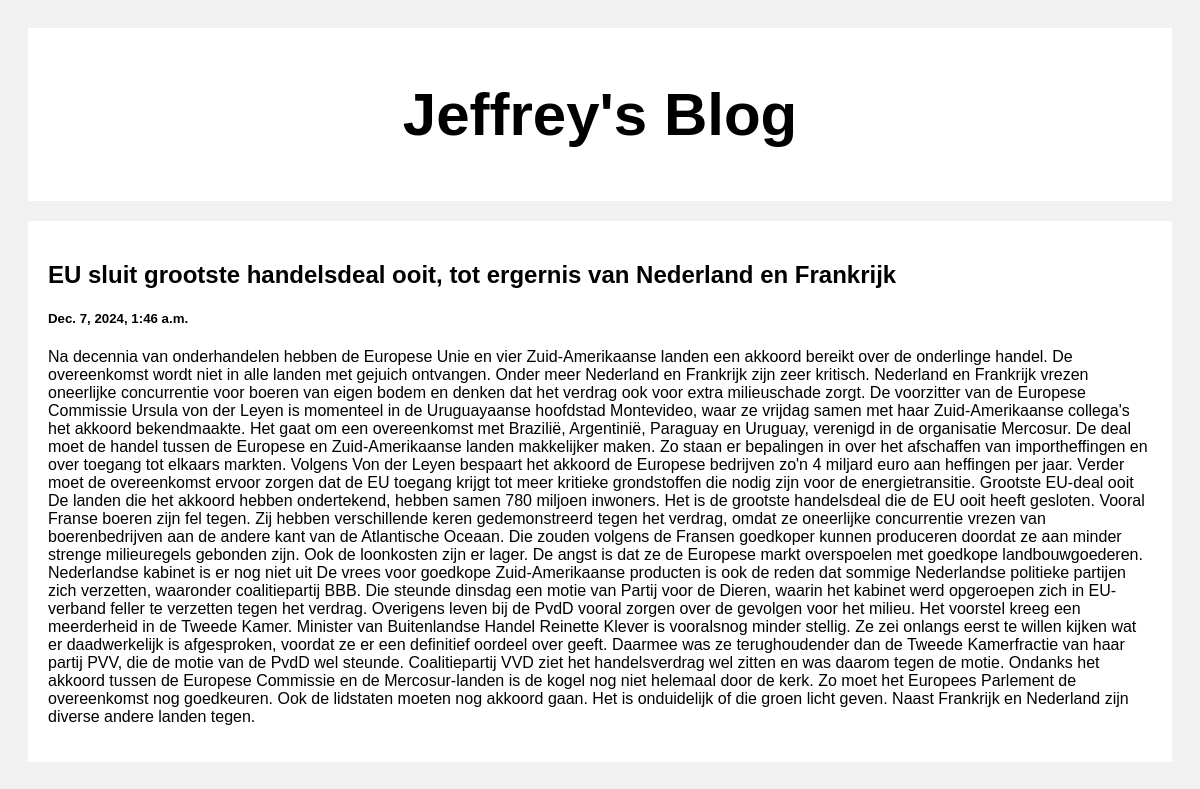
The page /posts/2 on the database its author committed.
### BlogApp/models.py (models this page shows, shortened)
class Post(models.Model):
    title = models.CharField(max_length=100)
    body = models.CharField(max_length=100000)
    created_at = models.DateTimeField(default=datetime.now, blank=True)

### BlogApp/views.py (the view)
# urls.py: path('posts/<str:pk>', views.post, name="post"),
def post(request, pk):
    single_post = Post.objects.get(id=pk)
    return render(request, 'post.html', {'single_post': single_post})

### templates/post.html (shortened to what this page needs)
<!DOCTYPE html>
<html>
<head>
</head>
<body>
<div class="header">
    <h2>Jeffrey's Blog</h2>
</div>
<div class="row">
    <div class="leftcolumn">
        <div class="card">
                <h2>{{ single_post.title }}</h2>
                <h5>{{ single_post.created_at }}</h5>
                <p>{{ single_post.body }}</p>
        </div>
    </div>
</div>
</body>
</html>

### templates/post.html (style rules this page uses)
* { box-sizing: border-box; }
body { font-family: Arial; padding: 20px; background: #f1f1f1; }
.header { padding: 2px; font-size: 40px; text-align: center; background: white; }
.leftcolumn { float: left; width: 100%; }
.card { background-color: white; padding: 20px; margin-top: 20px; }
.row:after { content: ""; display: table; clear: both; }

### rows shown on the page
Post: title "EU sluit grootste handelsdeal ooit, tot ergernis van Nederland en Frankrijk", created_at "Dec. 7, 2024, 1:46 a.m.", body "Na decennia van onderhandelen hebben de Europese Unie en vier Zuid-Amerikaanse landen een akkoord bereikt over de onderlinge handel. De overeenkomst wordt niet in alle landen met gejuich ontvangen. Onder meer Nederland en Frankrijk zijn zeer kritisch. Nederland en Frankrijk vrezen oneerlijke concurrentie voor boeren van eigen bodem en denken dat het verdrag ook voor extra milieuschade zorgt. De voorzitter van de Europese Commissie Ursula von der Leyen is momenteel in de Uruguayaanse hoofdstad Montevideo, waar ze vrijdag samen met haar Zuid-Amerikaanse collega's het akkoord bekendmaakte. Het gaat om een overeenkomst met Brazilië, Argentinië, Paraguay en Uruguay, verenigd in de organisatie…"
